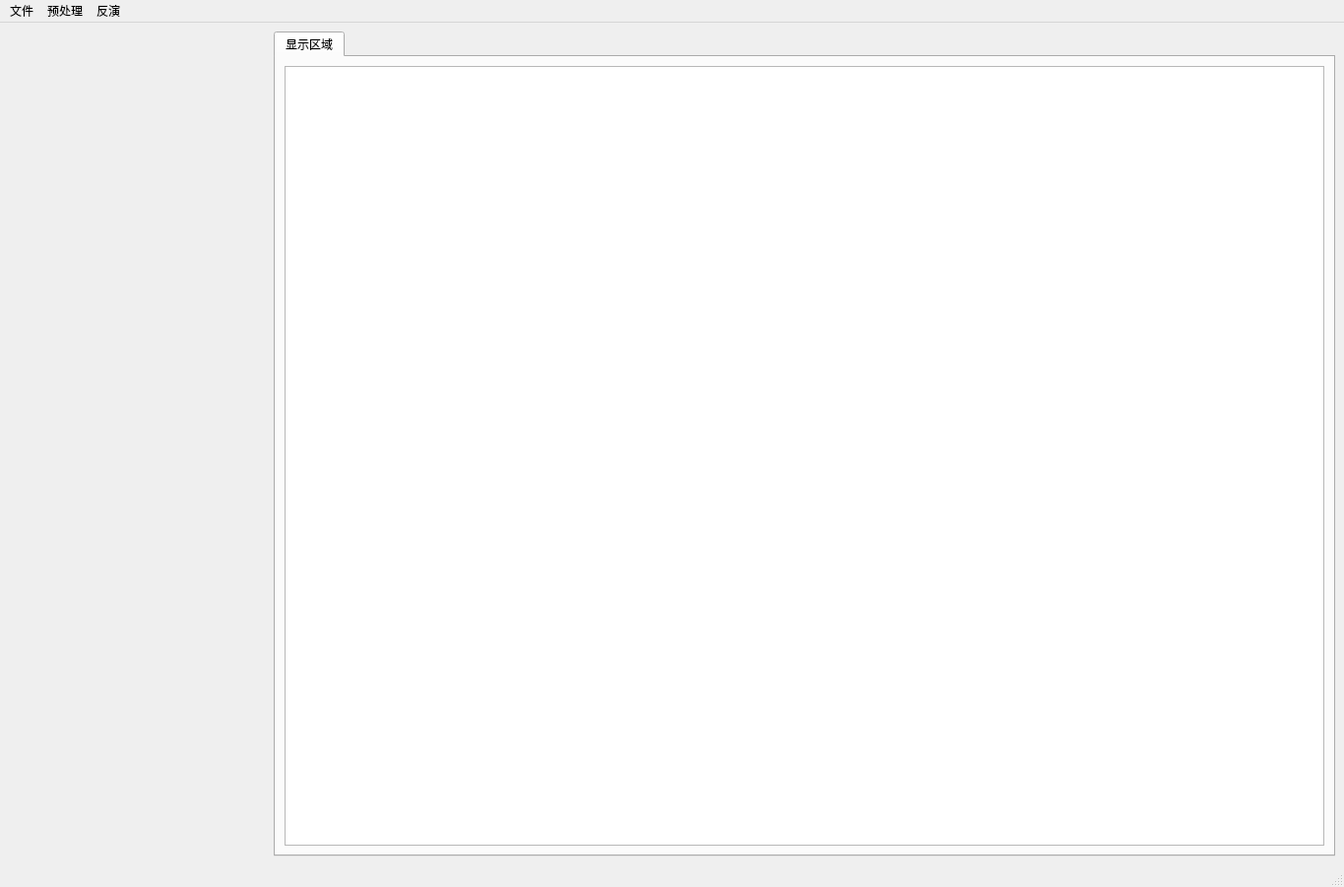
<?xml version="1.0" encoding="UTF-8"?>
<ui version="4.0">
 <class>MainWindow</class>
 <widget class="QMainWindow" name="MainWindow">
  <property name="geometry">
   <rect>
    <x>0</x>
    <y>0</y>
    <width>1365</width>
    <height>901</height>
   </rect>
  </property>
  <property name="windowTitle">
   <string>MainWindow</string>
  </property>
  <widget class="QWidget" name="centralwidget">
   <layout class="QVBoxLayout" name="verticalLayout_4">
    <item>
     <layout class="QHBoxLayout" name="horizontalLayout_2" stretch="1,4">
      <item>
       <layout class="QVBoxLayout" name="verticalLayout_2" stretch="1,1">
        <item>
         <layout class="QVBoxLayout" name="treeview_lay"/>
        </item>
        <item>
         <layout class="QVBoxLayout" name="ver"/>
        </item>
       </layout>
      </item>
      <item>
       <layout class="QHBoxLayout" name="show">
        <item>
         <widget class="QTabWidget" name="show_part">
          <property name="currentIndex">
           <number>0</number>
          </property>
          <widget class="QWidget" name="tab">
           <property name="mouseTracking">
            <bool>false</bool>
           </property>
           <property name="tabletTracking">
            <bool>false</bool>
           </property>
           <attribute name="title">
            <string>显示区域</string>
           </attribute>
           <layout class="QVBoxLayout" name="verticalLayout_3">
            <item>
             <layout class="QVBoxLayout" name="verticalLayout">
              <item>
               <widget class="QTextEdit" name="textEdit">
                <property name="lineWrapMode">
                 <enum>QTextEdit::LineWrapMode::WidgetWidth</enum>
                </property>
               </widget>
              </item>
             </layout>
            </item>
           </layout>
          </widget>
         </widget>
        </item>
       </layout>
      </item>
     </layout>
    </item>
   </layout>
  </widget>
  <widget class="QMenuBar" name="menubar">
   <property name="geometry">
    <rect>
     <x>0</x>
     <y>0</y>
     <width>1365</width>
     <height>21</height>
    </rect>
   </property>
   <widget class="QMenu" name="wenjian">
    <property name="title">
     <string>文件</string>
    </property>
    <addaction name="new_project"/>
    <addaction name="open_project"/>
    <addaction name="import_3"/>
    <addaction name="close_project_3"/>
   </widget>
   <widget class="QMenu" name="menu">
    <property name="title">
     <string>预处理</string>
    </property>
    <addaction name="tipper"/>
    <addaction name="quzao"/>
   </widget>
   <widget class="QMenu" name="inverse">
    <property name="title">
     <string>反演</string>
    </property>
    <addaction name="inverse_get_data"/>
   </widget>
   <addaction name="wenjian"/>
   <addaction name="menu"/>
   <addaction name="inverse"/>
  </widget>
  <widget class="QStatusBar" name="statusbar"/>
  <action name="new_project">
   <property name="text">
    <string>新建工区</string>
   </property>
  </action>
  <action name="open_project">
   <property name="text">
    <string>打开工区</string>
   </property>
  </action>
  <action name="import_project">
   <property name="text">
    <string>导入</string>
   </property>
  </action>
  <action name="quzao">
   <property name="text">
    <string>去噪</string>
   </property>
  </action>
  <action name="import_3">
   <property name="text">
    <string>导入文件</string>
   </property>
  </action>
  <action name="tipper">
   <property name="text">
    <string>倾子</string>
   </property>
  </action>
  <action name="close_project_3">
   <property name="text">
    <string>关闭工区</string>
   </property>
  </action>
  <action name="inverse_get_data">
   <property name="text">
    <string>设置反演参数</string>
   </property>
  </action>
 </widget>
 <resources/>
 <connections/>
</ui>
